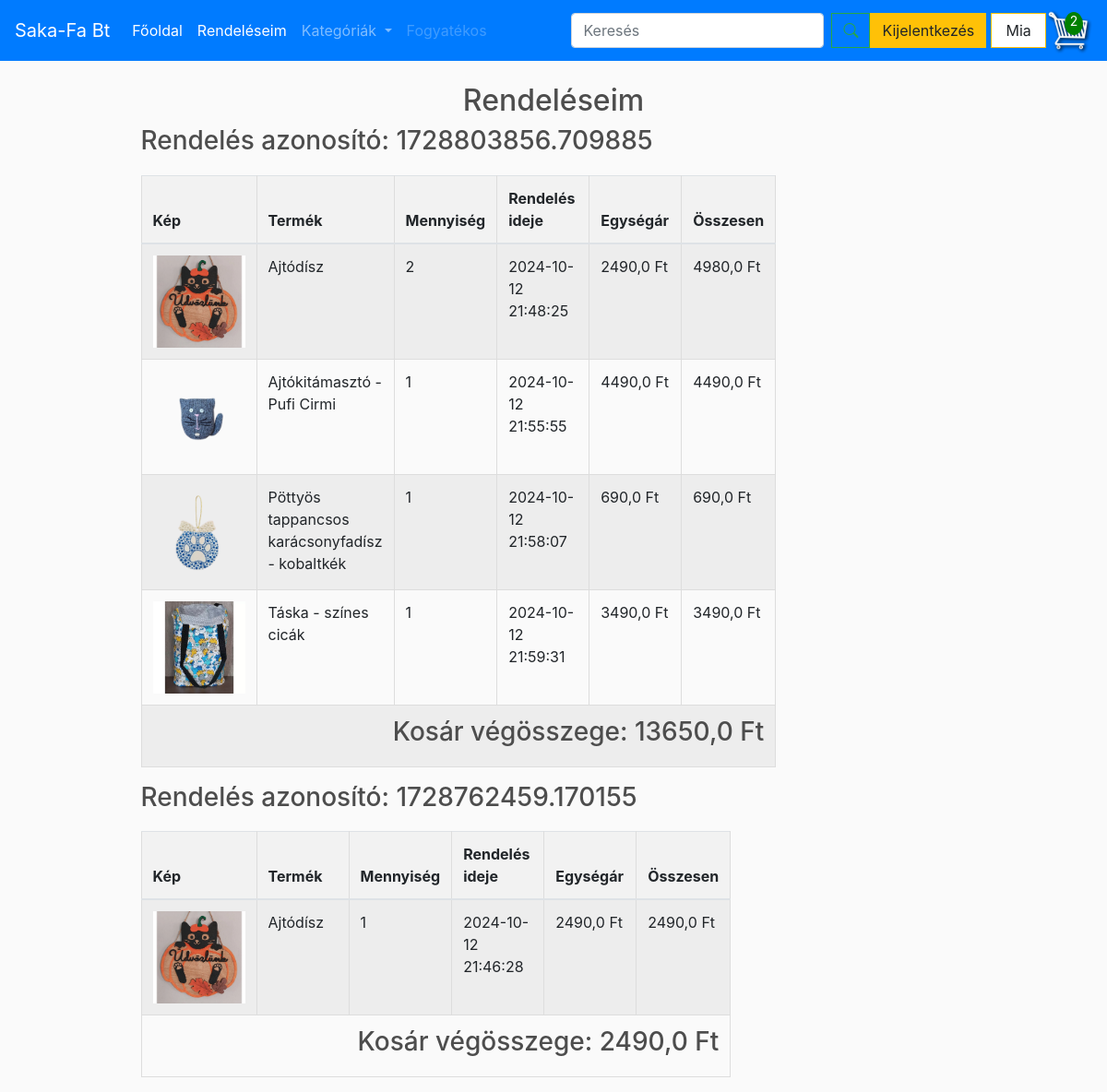
Page /orders/ (signed in) on the committed database.
### store/models.py (models this page shows, shortened)
class Order(models.Model):
    customer = models.ForeignKey(Customer, on_delete=models.SET_NULL, null=True, blank=True, verbose_name="Vásárló")
    date_order = models.DateTimeField(auto_now_add=True, verbose_name="Rendelés dátuma")
    complete = models.BooleanField(default=False, verbose_name="Befejezett")
    transaction_id = models.CharField(max_length=100, null=True, verbose_name="Tranzakció azonosító")
    class Meta:
        verbose_name = "Rendelés"
        verbose_name_plural = "Rendelések"
    @property
    def get_cart_total(self):
        orderitems = self.orderitem_set.all()
        total = sum([item.get_total for item in orderitems])
        return total
    @property
    def get_cart_items(self):
        orderitems = self.orderitem_set.all()
        total = sum([item.quantity for item in orderitems])
        return total

class OrderItem(models.Model):
    product = models.ForeignKey(Product, on_delete=models.SET_NULL, null=True)
    order = models.ForeignKey(Order, on_delete=models.SET_NULL, null=True)
    quantity = models.IntegerField(default=0, null=True, blank=True)
    date_added = models.DateTimeField(auto_now_add=True)
    class Meta:
        verbose_name = "Rendelési tétel"
        verbose_name_plural = "Rendelési tételek"
    @property
    def get_total(self):
        if self.product and self.product.price is not None:
            return self.product.price * self.quantity
        return 0  # Visszatér 0, ha a termék nincs vagy a price null

class Product(models.Model):
    CATEGORY_CHOICES = [
        ('option1', 'FÁBÓL KÉSZÜLT'),
        ('option2', 'KÖTÖTT-HORGOLT'),
        ('option3', 'PÖTTYÖSCICA'),
        ('option4', 'TEXTIL'),
    ]
    name = models.CharField(max_length=200)
    price = models.FloatField()
    image = models.ImageField(null=True, blank=True)
    description = models.TextField(blank=True)  # Új mező a leíráshoz
    category = models.CharField(max_length=10, choices=CATEGORY_CHOICES, default='option1')  # Legördülő menü mező
    class Meta:
        verbose_name = "Termék"
        verbose_name_plural = "Termékek"
    @property
    def imageURL(self):
        try:
            url = self.image.url
        except:
            url = ''
        return url

### store/views.py (the view)
# urls.py: path('orders/', views.order_list, name='order_list'),  # Rendelések listája
def order_list(request):
    if request.user.is_authenticated:
        customer = request.user.customer
        completed_orders = Order.objects.filter(customer=customer, complete=True).order_by('-date_order').prefetch_related('orderitem_set')
        cart_data = cartData(request)
        cart_items_count = cart_data['cartItems']
        cart_items = cart_data['items']
        order = cart_data['order']
        products = Product.objects.all()
        orders_by_transaction = {}
        for order in completed_orders:
            transaction_id = order.transaction_id
            if transaction_id not in orders_by_transaction:
                orders_by_transaction[transaction_id] = []
            orders_by_transaction[transaction_id].append(order)
            for order_item in order.orderitem_set.all():
                if order_item.product:  # Ellenőrizd, hogy a product nem None
                    order_item.total_price = order_item.product.price * order_item.quantity
                else:
                    order_item.total_price = 0  # Vagy más logika, ha a product nem található
        context = {
            'orders_by_transaction': orders_by_transaction,
            'cartItems': cart_items_count,
            'cart_items': cart_items,  # Az aktuális kosár tételei a kontextusban
            'order': order,
            'products': products,
            'items': cart_items
        }
    else:
        context = {
            'message': 'Csak bejelentkezett felhasználóknak!',
            'cartItems': 0,
            'cart_items': []  # Üres kosár nem bejelentkezett felhasználóknál
        }
    return render(request, 'store/order_list.html', context)

### store/views.py (called while the page is built)
def cartData(request):
    if request.user.is_authenticated:
        customer = request.user.customer
        orders = Order.objects.filter(customer=customer, complete=False)
        if orders.exists():
            order = orders.first()
            items = order.orderitem_set.all()
            cartItems = order.get_cart_items
        else:
            items = []
            cartItems = 0
            order = {'get_cart_total': 0, 'get_cart_items': 0}  # Üres kosár
    else:
        items = []
        cartItems = 0
        order = {'get_cart_total': 0, 'get_cart_items': 0}  # Üres kosár
    return {'cartItems': cartItems, 'order': order, 'items': items}

### store/templates/store/order_list.html (shortened to what this page needs)
{% extends "store/main.html" %}
{% load static %}
{% block content %}
<h2 class="text-center">Rendeléseim</h2>
<div class="container">
    <div class="row justify-content-center">
        <div class="col-12 col-md-10">
        {% if user.is_authenticated %}
            {% if orders_by_transaction %}
                {% for transaction_id, orders in orders_by_transaction.items %}
                    <h3>Rendelés azonosító: {{ transaction_id }}</h3>
                    <table class="table table-striped table-responsive">
                        <thead>
                            <tr>
                                <th>Kép</th>
                                <th>Termék</th>
                                <th>Mennyiség</th>
                                <th>Rendelés ideje</th>
                                <th>Egységár</th>
                                <th>Összesen</th>
                            </tr>
                        </thead>
                        <tbody>
                            {% for order in orders %}
                                {% for order_item in order.orderitem_set.all %}
                                <tr>
                                    <td><img src="{{ order_item.product.image.url }}" alt="{{ order_item.product.name }}"></td>
                                    <td>{{ order_item.product.name }}</td>
                                    <td>{{ order_item.quantity }}</td>
                                    <td>{{ order_item.date_added|date:"Y-m-d H:i:s" }}</td>
                                    <td>{{ order_item.product.price }} Ft</td>
                                    <td>{{ order_item.total_price }} Ft</td>
                                </tr>
                                {% endfor %}
                                <tr>
                                    <td colspan="6" class="text-right">
                                        <h3>Kosár végösszege: {{ order.get_cart_total }} Ft</h3>
                                    </td>
                                </tr>
                            {% endfor %}
                        </tbody>
                    </table>
                {% endfor %}
            {% else %}
                <p>Nincsenek leadott rendeléseid.</p>
            {% endif %}
        {% else %}
            <p>{{ message }}</p>
        {% endif %}
        </div>
    </div>
</div>
{% endblock content %}

### store/templates/store/main.html (shortened to what this page needs)
<!DOCTYPE html>
{% load static %}
<html lang="hu">
<head>
    <link href="https://cdnjs.cloudflare.com/ajax/libs/bootstrap-icons/1.10.0/font/bootstrap-icons.min.css" rel="stylesheet">
    <link rel="stylesheet" href="https://cdnjs.cloudflare.com/ajax/libs/font-awesome/6.0.0-beta3/css/all.min.css">
    <link rel="stylesheet" href="https://stackpath.bootstrapcdn.com/bootstrap/4.4.1/css/bootstrap.min.css">
    <link rel="stylesheet" type="text/css" href="{% static 'css/main.css' %}">
</head>
<body>
<nav class="navbar navbar-expand-lg navbar-dark bg-primary">
    <a class="navbar-brand" href="#">Saka-Fa Bt</a>
    <div class="collapse navbar-collapse" id="navbarSupportedContent">
        <ul class="navbar-nav mr-auto">
            <li class="nav-item active">
                <a class="nav-link" href="{% url 'store' %}">Főoldal </a>
            </li>
            <li class="nav-item active">
                <a class="nav-link" href="{% url 'order_list' %}">Rendeléseim</a>
            </li>
            <li class="nav-item dropdown">
                <a class="nav-link dropdown-toggle" href="#" id="navbarDropdown" role="button" data-toggle="dropdown" aria-haspopup="true" aria-expanded="false">
                  Kategóriák
                </a>
              </li>
            <li class="nav-item">
                <a class="nav-link disabled" href="#">Fogyatékos</a>
            </li>
        </ul>
        <form class="d-flex align-items-center my-2 my-lg-0" method="GET" action="{% url 'search' %}">
            <input class="form-control mr-2" type="search" name="q" placeholder="Keresés" aria-label="Search">
            <button class="btn btn-outline-success" type="submit"><i class="bi bi-search" ></i></button>
        </form>
        <div class="form-inline my-2 my-lg-0">
            <div class="user-status" style="display: flex; align-items: center;">
                {% if user.is_authenticated %}
                    <form id="logout-form" method="POST" action="{% url 'logout' %}">
                        <button class="btn btn-warning">Kijelentkezés</button>
                    </form>
                    <p class="user">{{ user.username }}</p>
                {% else %}
                    <a href="{% url 'login' %}" class="btn btn-warning">Bejelentkezés</a>
                {% endif %}
            </div>
            {% if user.is_authenticated %}
            <div class="cart-container">
                <a href="{% url 'cart' %}" id="cart-icon-link">
                    <span id="cart-total">{{ cartItems }}</span>
                </a>
            </div>
            {% endif %}
        </div>
    </div>
</nav>
<div class="container">
    <br>
    {% block content %}
    {% endblock content %}
</div>
</body>
</html>

### static/css/main.css (style rules this page uses)
body { background-color: hsl(0, 0%, 98%); }
h1,h2,h3,h4,h5,h6 { color:hsl(0, 0%, 30%); }
.cart-container { position: relative; display: inline-block; }
#cart-total { position: absolute; top: 5px; left: 20px; background-color: green; color: white; width: 20px; height: 25px; border-radius: 50%; text-align: center; line-height: 20px; font-size: 14px; font-weight: normal; }
.btn { border-radius: 0; }
.user { display: inline-block; padding: 0.375rem 0.95rem; font-size: 1rem; font-weight: 400; color: #212529; background-color: #fff; border: 1px solid #ffc107; border-radius: 0px; transition: background-color 0.15s ease-in-out, border-color 0.15s ease-in-out; white-space: nowrap; overflow: hidden; text-overflow: ellipsis; margin: 5px 0px 5px 5px; }
table { width: 100%; border-collapse: collapse; margin-top: 20px; }
th, td { border: 1px solid #ddd; padding: 10px; text-align: left; width: 100px; height: auto; }
td img { width: 100px; height: auto; display: block; margin: 0 auto; float: left; }
th { background-color: #f2f2f2; font-weight: bold; }

### rows in the picture
Order: get_cart_total "13650,0"
OrderItem: product.image (picture), product.name "Ajtódísz", quantity "2", date_added "2024-10-12 21:48:25", product.price "2490,0", total_price "4980,0"
OrderItem: product.image (picture), product.name "Ajtókitámasztó - Pufi Cirmi", quantity "1", date_added "2024-10-12 21:55:55", product.price "4490,0", total_price "4490,0"
OrderItem: product.image (picture), product.name "Pöttyös tappancsos karácsonyfadísz - kobaltkék", quantity "1", date_added "2024-10-12 21:58:07", product.price "690,0", total_price "690,0"
OrderItem: product.image (picture), product.name "Táska - színes cicák", quantity "1", date_added "2024-10-12 21:59:31", product.price "3490,0", total_price "3490,0"
Order: get_cart_total "2490,0"
OrderItem: product.image (picture), product.name "Ajtódísz", quantity "1", date_added "2024-10-12 21:46:28", product.price "2490,0", total_price "2490,0"

### other values in the picture
{{ user.username }} "Mia"
{{ cartItems }} "2"
